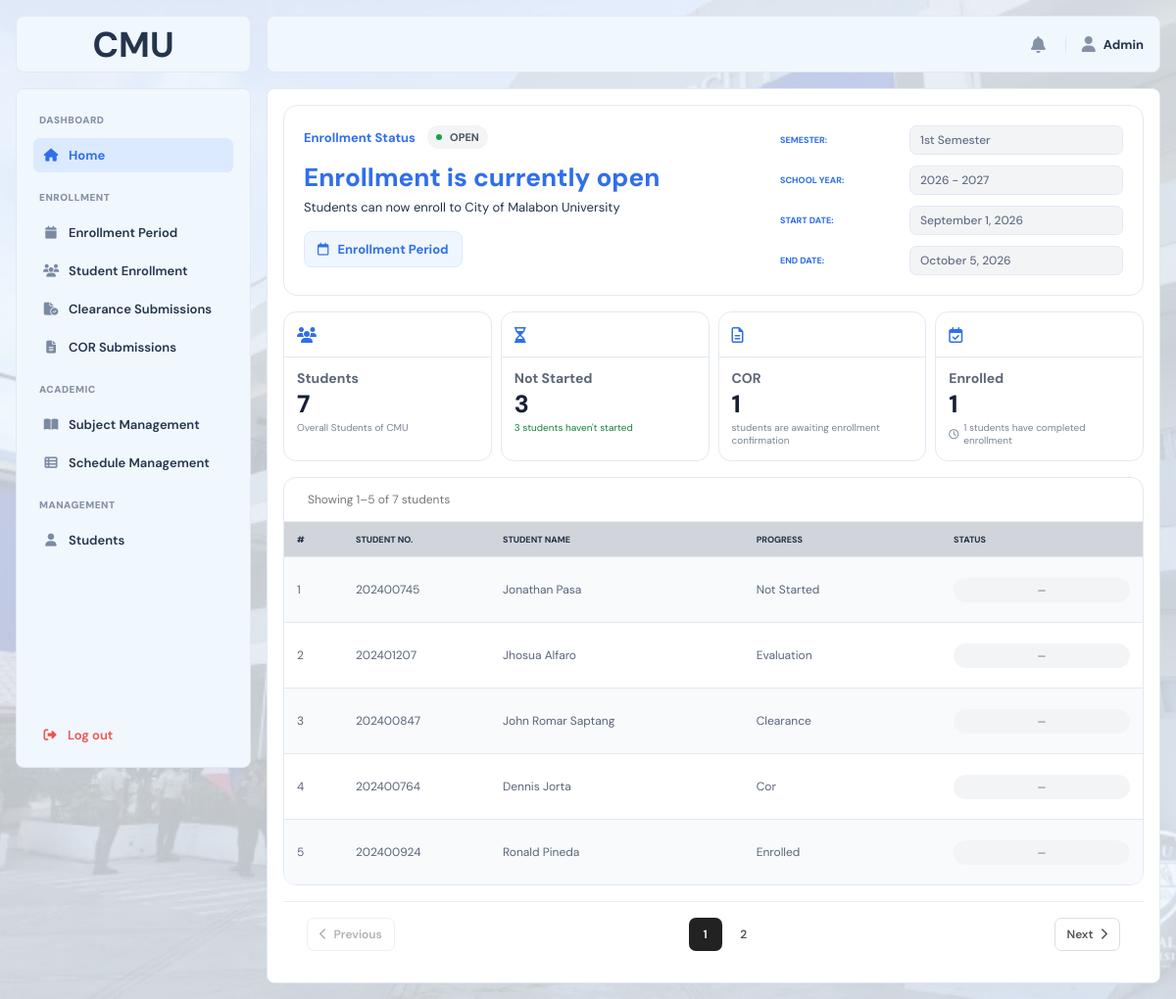
Page /?page=admin_home (signed in) on the committed database.
### tables this page shows
CREATE TABLE `system_settings` (
  `setting_id` int(10) UNSIGNED NOT NULL,
  `enrollment_status` enum('OPEN','CLOSED') NOT NULL DEFAULT 'CLOSED',
  `semester` varchar(50) DEFAULT NULL,
  `school_year` varchar(20) DEFAULT NULL,
  `start_date` date DEFAULT NULL,
  `end_date` date DEFAULT NULL,
  `updated_at` datetime NOT NULL DEFAULT current_timestamp() ON UPDATE current_timestamp()
);

CREATE TABLE `students` (
  `student_id` int(10) UNSIGNED NOT NULL,
  `user_id` int(10) UNSIGNED DEFAULT NULL,
  `student_number` varchar(50) NOT NULL,
  `first_name` varchar(100) NOT NULL,
  `middle_name` varchar(100) DEFAULT NULL,
  `last_name` varchar(100) NOT NULL,
  `program` varchar(100) NOT NULL,
  `year_level` int(11) NOT NULL,
  `section` varchar(50) DEFAULT NULL,
  `email` varchar(100) NOT NULL,
  `phone` varchar(20) DEFAULT NULL,
  `password_hash` varchar(255) NOT NULL,
  `enrollment_phase` enum('NOT_STARTED','EVALUATION','CLEARANCE','COR','ENROLLED') NOT NULL DEFAULT 'NOT_STARTED',
  `enrollment_status` varchar(50) NOT NULL DEFAULT 'Closed',
  `created_at` datetime NOT NULL DEFAULT current_timestamp()
);

### index.php (called while the page is built, shortened)
<?php
$pages = [
    'home_main' => 'main/home_main.php',
    'course_offering' => 'main/course_offering.php',
    'faculty_evaluation' => 'main/faculty_evaluation.php',
    'evaluation_form' => 'main/evaluation_form.php',
    'clearance_main' => 'main/clearance_main.php',
    'cor' => 'main/cor.php',
    'my_enrollment' => 'main/my_enrollment.php',
    'profile' => 'main/profile.php',
    'admin_home' => 'admin/admin_home.php',
    'enrollment_period' => 'admin/enrollment_period.php',
    'student_enrollment' => 'admin/student_enrollment.php',
    'clearance_submissions' => 'admin/clearance_submissions.php',
    'cor_submissions' => 'admin/cor_submissions.php',
    'course_offerings' => 'admin/course_offerings.php',
    'course_management' => 'admin/course_management.php',
    'student_management' => 'admin/student_management.php',
    'login' => 'auth/login.php',
    'forget' => 'auth/forget.php',
    'verification' => 'auth/verification.php',
    'reset' => 'auth/reset.php',
    'set_password' => 'auth/set_password.php',
    'error404' => 'error/error404.php',
    'maintenance' => 'error/maintenance.php',
    'sample' => 'sample.php',
];
$page = $_GET['page'] ?? 'login';
require FRONTEND_PATH . '/pages/' . $pages[$page];

### frontend/pages/admin/admin_home.php (the view, shortened to what this page needs)
<?php
$stmt = $conn->prepare(
    'SELECT
        enrollment_status,
        semester,
        school_year,
        start_date,
        end_date
     FROM system_settings
     WHERE setting_id = 1
     LIMIT 1'
);
$stmt->execute();
$result = $stmt->get_result();
$settings = $result->fetch_assoc();
$enrollmentStatus = $settings['enrollment_status'] ?? 'CLOSED';
$isEnrollmentOpen = $enrollmentStatus === 'OPEN';
$statusClass = $isEnrollmentOpen
    ? 'admin-status-open'
    : 'admin-status-closed';
$statusMessage = $isEnrollmentOpen
    ? 'Enrollment is currently open'
    : 'Enrollment is currently closed';
$result = $conn->query(
    "SELECT
        COUNT(*) AS total_students,
        SUM(enrollment_phase = 'NOT_STARTED') AS not_started_students,
        SUM(enrollment_phase = 'COR') AS cor_students,
        SUM(enrollment_phase = 'ENROLLED') AS enrolled_students
     FROM students"
);
$studentCounts = $result->fetch_assoc();
$totalStudents = (int) $studentCounts['total_students'];
$notStartedStudents = (int) $studentCounts['not_started_students'];
$corStudents = (int) $studentCounts['cor_students'];
$enrolledStudents = (int) $studentCounts['enrolled_students'];
$studentsPerPage = 5;
$currentStudentPage = max(
    1,
    (int) ($_GET['student_page'] ?? 1)
);
$totalStudentResult = $conn->query(
    'SELECT COUNT(*) AS total
     FROM students'
);
$totalStudentRecords = 0;
if ($totalStudentResult) {
    $row = $totalStudentResult->fetch_assoc();
    $totalStudentRecords =
        (int) ($row['total'] ?? 0);
}
$totalStudentPages = max(
    1,
    (int) ceil(
        $totalStudentRecords /
        $studentsPerPage
    )
);
$currentStudentPage = min(
    $currentStudentPage,
    $totalStudentPages
);
$studentOffset =
    ($currentStudentPage - 1) *
    $studentsPerPage;
$stmt = $conn->prepare(
    'SELECT
        student_number,
        first_name,
        middle_name,
        last_name,
        enrollment_phase
     FROM students
     ORDER BY student_id ASC
     LIMIT ? OFFSET ?'
);
$stmt->bind_param(
    'ii',
    $studentsPerPage,
    $studentOffset
);
$stmt->execute();
$students =
    $stmt->get_result()->fetch_all(MYSQLI_ASSOC);
?>
<!DOCTYPE html>
<html lang="en">
<head>
    <link rel="stylesheet"
          href="<?= BASE_URL ?>frontend/assets/css/main.css">
    <link rel="stylesheet"
          href="<?= BASE_URL ?>frontend/assets/css/admin.css">
    <link rel="stylesheet"
          href="https://cdnjs.cloudflare.com/ajax/libs/font-awesome/6.5.2/css/all.min.css">
</head>
<body>
<div class="layout">
    <div class="imglogo">
        <span>CMU</span>
    </div>
    <?php require FRONTEND_PATH . 'includes/admin_sidebar.php'; ?>
    <div class="overlay" id="overlay"></div>
    <div class="main">
        <?php require FRONTEND_PATH . 'includes/topbar.php'; ?>
        <div class="content">
            <section class="admin-enrollment-card">
                <div class="admin-enrollment-left">
                    <div class="admin-status-row">
                        <span class="admin-section-label">
                            Enrollment Status
                        </span>
                        <span class="admin-status-badge <?= $statusClass ?>">
                            <span class="admin-status-dot"></span>
                            <?= htmlspecialchars($enrollmentStatus, ENT_QUOTES, 'UTF-8') ?>
                        </span>
                    </div>
                    <h1>
                        <?= htmlspecialchars($statusMessage, ENT_QUOTES, 'UTF-8') ?>
                    </h1>
                    <p>
                        Students can now enroll to City of Malabon University
                    </p>
                    <a href="<?= BASE_URL ?>?page=enrollment_period"
                    class="admin-period-button">
                        <i class="fa-regular fa-calendar"></i>
                        Enrollment Period
                    </a>
                </div>
                <div class="admin-enrollment-info">
                    <div class="admin-info-row">
                        <span>SEMESTER:</span>
                        <strong>
                            <?= htmlspecialchars(
                            $settings['semester'] ?? 'Not set',
                            ENT_QUOTES,
                            'UTF-8'
                            ) ?>
                        </strong>
                    </div>
                    <div class="admin-info-row">
                        <span>SCHOOL YEAR:</span>
                        <strong>
                            <?= htmlspecialchars(
                            $settings['school_year'] ?? 'Not set',
                            ENT_QUOTES,
                            'UTF-8'
                            ) ?>
                        </strong>
                    </div>
                    <div class="admin-info-row">
                        <span>START DATE:</span>
                        <strong>
                            <?= !empty($settings['start_date'])
                            ? date('F j, Y', strtotime($settings['start_date']))
                            : 'Not set' ?>
                        </strong>
                    </div>
                    <div class="admin-info-row">
                        <span>END DATE:</span>
                        <strong>
                            <?= !empty($settings['end_date'])
                            ? date('F j, Y', strtotime($settings['end_date']))
                            : 'Not set' ?>
                        </strong>
                    </div>
                </div>
            </section>
            <section class="admin-stat-grid">
                <div class="admin-stat-card">
                    <div class="admin-stat-icon">
                        <i class="fa-solid fa-users"></i>
                    </div>
                    <div class="admin-stat-content">
                        <h3>Students</h3>
                        <strong><?= $totalStudents ?></strong>
                        <p>
                            Overall Students of CMU
                        </p>
                    </div>
                </div>
                <div class="admin-stat-card">
                    <div class="admin-stat-icon">
                        <i class="fa-regular fa-hourglass-half"></i>
                    </div>
                    <div class="admin-stat-content">
                        <h3>Not Started</h3>
                        <strong><?= $notStartedStudents ?></strong>
                        <p class="admin-stat-green">
                            <?= $notStartedStudents ?> students haven't started
                        </p>
                    </div>
                </div>
                <div class="admin-stat-card">
                    <div class="admin-stat-icon">
                        <i class="fa-regular fa-file-lines"></i>
                    </div>
                    <div class="admin-stat-content">
                        <h3>COR</h3>
                        <strong><?= $corStudents ?></strong>
                        <p>
                            students are awaiting enrollment confirmation
                        </p>
                    </div>
                </div>
                <div class="admin-stat-card">
                    <div class="admin-stat-icon">
                        <i class="fa-regular fa-calendar-check"></i>
                    </div>
                    <div class="admin-stat-content">
                        <h3>Enrolled</h3>
                        <strong><?= $enrolledStudents ?></strong>
                        <p class="admin-enrolled-count">
                            <i class="fa-regular fa-clock"></i>
                            <?= $enrolledStudents ?> students have completed enrollment
                        </p>
                    </div>
                </div>
            </section>
            <section class="admin-student-table">
                <?php if ($totalStudentRecords > 0): ?>
                    <?php
                    $displayStart =
                        $studentOffset + 1;
                    $displayEnd = min(
                        $studentOffset + $studentsPerPage,
                        $totalStudentRecords
                    );
                    ?>
                    <div class="admin-cor-table-info">
                        <span>
                            Showing <?= $displayStart ?>–<?= $displayEnd ?>
                            of <?= $totalStudentRecords ?> students
                        </span>
                    </div>
                <?php endif; ?>
                <div class="admin-table-header">
                    <span>#</span>
                    <span>STUDENT NO.</span>
                    <span>STUDENT NAME</span>
                    <span>PROGRESS</span>
                    <span>STATUS</span>
                </div>
                <?php foreach ($students as $index => $student): ?>
                    <?php
                    $studentName = trim(
                        $student['first_name'] . ' ' .
                        ($student['middle_name']
                            ? $student['middle_name'] . ' '
                            : '') .
                        $student['last_name']
                    );
                    $progress = ucwords(
                        strtolower(
                            str_replace('_', ' ', $student['enrollment_phase'])
                        )
                    );
                    ?>
                    <div class="admin-table-row">
                        <span>
                            <?= $studentOffset + $index + 1 ?>
                        </span>
                        <span>
                            <?= htmlspecialchars(
                                $student['student_number'],
                                ENT_QUOTES,
                                'UTF-8'
                            ) ?>
                        </span>
                        <span>
                            <?= htmlspecialchars(
                                $studentName,
                                ENT_QUOTES,
                                'UTF-8'
                            ) ?>
                        </span>
                        <span>
                            <?= htmlspecialchars(
                                $progress,
                                ENT_QUOTES,
                                'UTF-8'
                            ) ?>
                        </span>
                        <span>
                            <span class="admin-table-status admin-status-neutral">
                                —
                            </span>
                        </span>
                    </div>
                <?php endforeach; ?>
            </section>
            <?php if ($totalStudentPages > 1): ?>
                <div class="admin-student-enrollment-pagination">
                    <a
                        href="<?= e(
                            BASE_URL
                            . '?page=admin_home'
                            . '&student_page='
                            . ($currentStudentPage - 1)
                        ) ?>"
                        class="<?= $currentStudentPage <= 1 ? 'disabled' : '' ?>"
                    >
                        <i class="fa-solid fa-chevron-left"></i>
                        Previous
                    </a>
                    <div class="admin-student-enrollment-page-numbers">
                        <?php for (
                            $pageNumber = 1;
                            $pageNumber <= $totalStudentPages;
                            $pageNumber++
                        ): ?>
                            <a
                                href="<?= e(
                                    BASE_URL
                                    . '?page=admin_home'
                                    . '&student_page='
                                    . $pageNumber
                                ) ?>"
                                class="<?= $pageNumber === $currentStudentPage
                                    ? 'active'
                                    : '' ?>"
                            >
                                <?= $pageNumber ?>
                            </a>
                        <?php endfor; ?>
                    </div>
                    <a
                        href="<?= e(
                            BASE_URL
                            . '?page=admin_home'
                            . '&student_page='
                            . ($currentStudentPage + 1)
                        ) ?>"
                        class="<?= $currentStudentPage >= $totalStudentPages
                            ? 'disabled'
                            : '' ?>"
                    >
                        Next
                        <i class="fa-solid fa-chevron-right"></i>
                    </a>
                </div>
            <?php endif; ?>
        </div>
    </div>
</div>
</body>
</html>

### rows in the picture
system_settings: enrollment_status "OPEN", enrollment_status "Enrollment is currently open", semester "1st Semester", school_year "2026 - 2027", start_date "September 1, 2026", end_date "October 5, 2026"
students: index "1", student_number "202400745", studentName "Jonathan Pasa", enrollment_phase "Not Started"
students: index "2", student_number "202401207", studentName "Jhosua Alfaro", enrollment_phase "Evaluation"
students: index "3", student_number "202400847", studentName "John Romar Saptang", enrollment_phase "Clearance"
students: index "4", student_number "202400764", studentName "Dennis Jorta", enrollment_phase "Cor"
students: index "5", student_number "202400924", studentName "Ronald Pineda", enrollment_phase "Enrolled"

### other values in the picture
$section['title'] "ENROLLMENT"
$item['label'] "Enrollment Period"
$item['label'] "Student Enrollment"
$item['label'] "Clearance Submissions"
$item['label'] "COR Submissions"
$section['title'] "ACADEMIC"
$item['label'] "Subject Management"
$item['label'] "Schedule Management"
$section['title'] "MANAGEMENT"
$item['label'] "Students"
$userName "Admin"
$totalStudents "7"
$notStartedStudents "3"
$corStudents "1"
$enrolledStudents "1"
